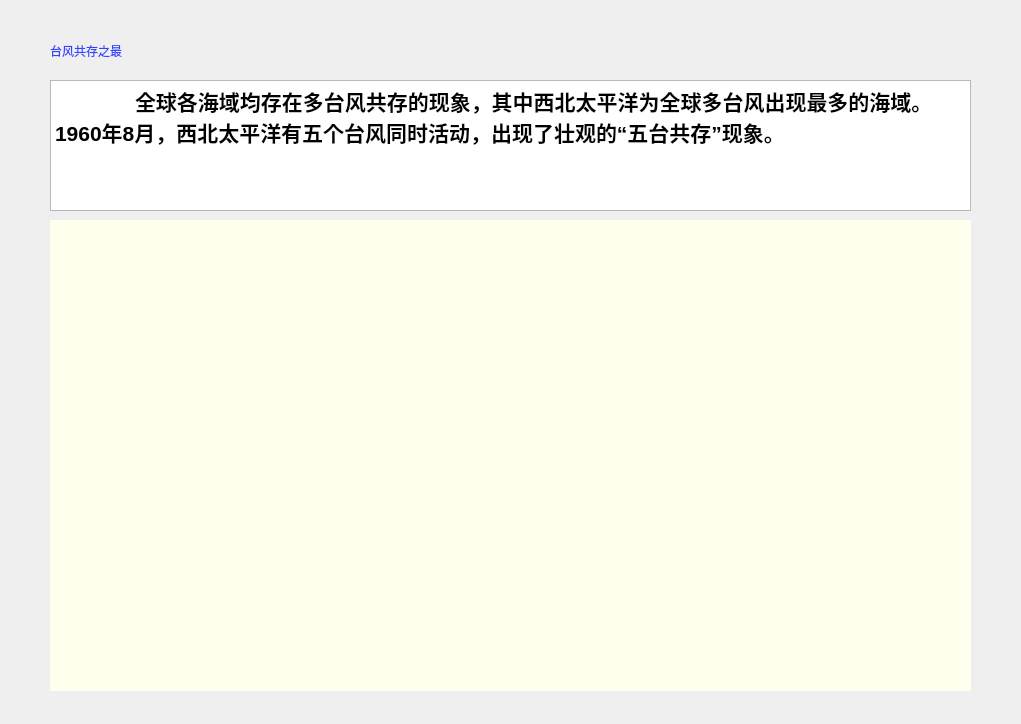
<?xml version="1.0" encoding="UTF-8"?>
<ui version="4.0">
 <class>Dialog</class>
 <widget class="QDialog" name="Dialog">
  <property name="geometry">
   <rect>
    <x>0</x>
    <y>0</y>
    <width>1021</width>
    <height>724</height>
   </rect>
  </property>
  <property name="windowTitle">
   <string>Dialog</string>
  </property>
  <widget class="QLabel" name="label">
   <property name="geometry">
    <rect>
     <x>50</x>
     <y>220</y>
     <width>921</width>
     <height>471</height>
    </rect>
   </property>
   <property name="styleSheet">
    <string notr="true">#label{
	background-color:rgb(255, 255, 237)
}</string>
   </property>
   <property name="text">
    <string/>
   </property>
  </widget>
  <widget class="QLabel" name="label_2">
   <property name="geometry">
    <rect>
     <x>50</x>
     <y>20</y>
     <width>841</width>
     <height>61</height>
    </rect>
   </property>
   <property name="styleSheet">
    <string notr="true">#label_2{
	color:rgb(48, 68, 255);
	font: 16pt &quot;Bernard MT Condensed&quot;;
}</string>
   </property>
   <property name="text">
    <string>台风共存之最</string>
   </property>
  </widget>
  <widget class="QTextEdit" name="textEdit">
   <property name="geometry">
    <rect>
     <x>50</x>
     <y>80</y>
     <width>921</width>
     <height>131</height>
    </rect>
   </property>
   <property name="html">
    <string>&lt;!DOCTYPE HTML PUBLIC &quot;-//W3C//DTD HTML 4.0//EN&quot; &quot;http://www.w3.org/TR/REC-html40/strict.dtd&quot;&gt;
&lt;html&gt;&lt;head&gt;&lt;meta name=&quot;qrichtext&quot; content=&quot;1&quot; /&gt;&lt;style type=&quot;text/css&quot;&gt;
p, li { white-space: pre-wrap; }
&lt;/style&gt;&lt;/head&gt;&lt;body style=&quot; font-family:'SimSun'; font-size:9pt; font-weight:400; font-style:normal;&quot;&gt;
&lt;p style=&quot; margin-top:0px; margin-bottom:0px; margin-left:0px; margin-right:0px; -qt-block-indent:0; text-indent:0px;&quot;&gt;&lt;span style=&quot; font-size:16pt; font-weight:600;&quot;&gt;	全球各海域均存在多台风共存的现象，其中西北太平洋为全球多台风出现最多的海域。1960年8月，西北太平洋有五个台风同时活动，出现了壮观的“五台共存”现象。&lt;/span&gt;&lt;/p&gt;&lt;/body&gt;&lt;/html&gt;</string>
   </property>
  </widget>
 </widget>
 <resources/>
 <connections/>
</ui>
